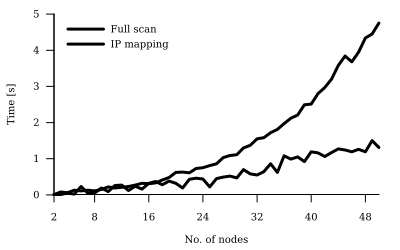

Generate this figure with gnuplot:
#!/usr/bin/gnuplot -persist

set terminal svg size 400, 250 enhanced dashed round font 'DejaVU Serif, 10'
set style line 1 lt 1 lw 3 lc rgb '#000000'
set style line 2 lt 2 lw 3 lc rgb '#000000'
set style line 3 lt 3 lw 3 lc rgb '#000000'
set style line 4 lt 4 lw 3 lc rgb '#000000'
set border 1+2
unset grid
set key inside left top Left reverse
set xtics nomirror out
set ytics nomirror out

set xlabel 'No. of nodes'
set ylabel 'Time [s]'

#set xlabel 'Кол-во узлов'
#set ylabel 'Время [с]'

set datafile separator ','
set output 'discovery.svg'
set xrange [2:50]
set xtics 8,8,50 add ('2' 2)
set ytics 0,1
#plot 'discovery.log.tree'   with lines ls 1 title 'IP mapping'

plot \
     'discovery.log.nocache'   with lines ls 1 title 'Full scan', \
     'discovery.log.nocache.3' with lines smooth unique ls 3 title 'IP mapping',\

#     'discovery.log.cache'     with lines ls 4 title 'Using cached topology', \

#     'discovery.log.nocache.2' with lines smooth unique ls 2 title 'qq',\
#reset
#set datafile separator ','
#plot \
#     '< paste -d, discovery.log.nocache discovery.log.cache' \
#	 using 1:($2/$4) with lines smooth csplines ls 1 title 'Speedup'
